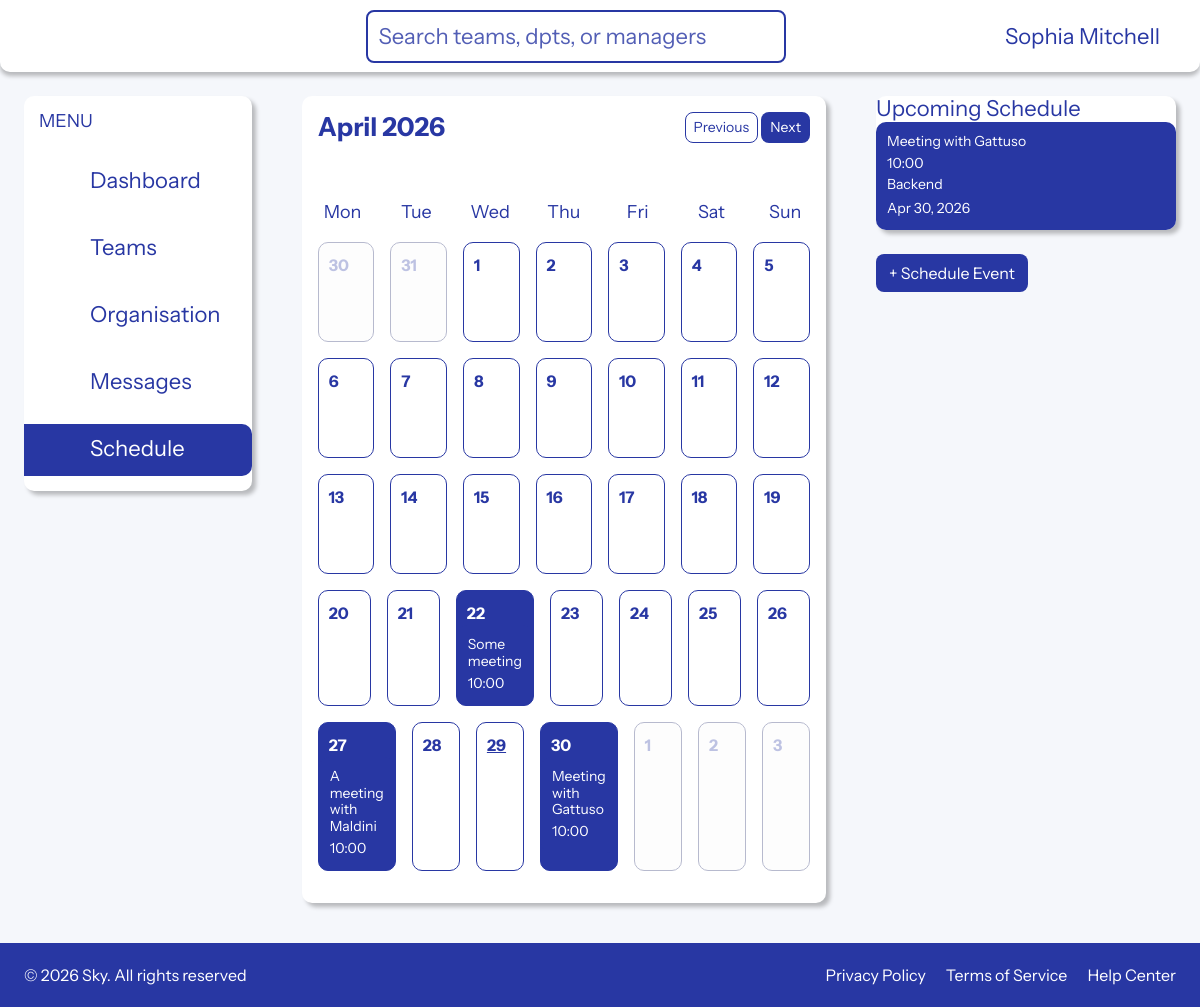
Screenshot of /schedule/ (signed in) with the database file from the repository.
### apps/teams/models.py (models this page shows, shortened)
class User(AbstractUser):
    team = models.ForeignKey(
        Team,
        on_delete=models.CASCADE,
        db_column="team_id",
        related_name="users",
        null=True,
        blank=True,
    )
    class Meta:
        db_table = "user"

class Team(models.Model):
    team_id = models.AutoField(primary_key=True)
    team_name = models.TextField(blank=True, null=True)
    team_leader = models.ForeignKey(
        "User",
        on_delete=models.SET_NULL,
        null=True,
        blank=True,
        db_column="team_leader",
        related_name="led_teams",
    )
    department = models.ForeignKey(
        Department,
        on_delete=models.CASCADE,
        db_column="department_id",
        related_name="teams",
    )
    slack_channels = models.TextField(blank=True, null=True)
    daily_standup_time = models.TextField(blank=True, null=True)
    team_wiki = models.TextField(blank=True, null=True)
    development_focus_areas = models.TextField(blank=True, null=True)
    key_skills_technologies = models.TextField(blank=True, null=True)
    downstream_dependency = models.ForeignKey(
        "self",
        on_delete=models.SET_NULL,
        null=True,
        blank=True,
        related_name="upstream_teams",
    )
    class Meta:
        db_table = "team"

### apps/team_schedule/models.py (models this page shows, shortened)
class TeamMeeting(models.Model):
    meeting_id = models.AutoField(primary_key=True)
    created_by = models.ForeignKey(
        settings.AUTH_USER_MODEL,
        on_delete=models.CASCADE,
        related_name="created_team_meetings",
    )
    team_one = models.ForeignKey(
        "teams.Team",
        on_delete=models.CASCADE,
        related_name="meetings_as_team_one",
    )
    team_two = models.ForeignKey(
        "teams.Team",
        on_delete=models.CASCADE,
        related_name="meetings_as_team_two",
    )
    title = models.CharField(max_length=200)
    meeting_date = models.DateField()
    meeting_time = models.TimeField()
    notes = models.TextField(blank=True, null=True)
    created_at = models.DateTimeField(auto_now_add=True)
    class Meta:
        db_table = "team_meeting"
        ordering = ["meeting_date", "meeting_time"]

### apps/team_schedule/views.py (the view)
# urls.py: path("", views.team_schedule, name="team-schedule"),
@login_required
def team_schedule(request):
    if not request.user.team:
        messages.error(request, "You are not assigned to a team.")
        return redirect("team-list")
    current_team = request.user.team
    today = date.today()
    year = request.GET.get("year")
    month = request.GET.get("month")
    try:
        year = int(year) if year else today.year
        month = int(month) if month else today.month
    except ValueError:
        year = today.year
        month = today.month
    cal = calendar.Calendar(firstweekday=0)
    month_days = cal.monthdatescalendar(year, month)
    meetings = TeamMeeting.objects.select_related("team_one", "team_two").filter(
        Q(team_one=current_team) | Q(team_two=current_team),
        meeting_date__year=year,
        meeting_date__month=month,
    )
    upcoming_meetings = TeamMeeting.objects.select_related("team_one", "team_two").filter(
        Q(team_one=current_team) | Q(team_two=current_team),
        meeting_date__gte=date.today()
    ).order_by('meeting_date', 'meeting_time')[:5]
    team_meetings = [
        meeting for meeting in meetings
        if meeting.team_one == current_team or meeting.team_two == current_team
    ]
    meetings_by_day = {}
    for meeting in team_meetings:
        meetings_by_day.setdefault(meeting.meeting_date, []).append(meeting)
    prev_month = month - 1
    prev_year = year
    if prev_month == 0:
        prev_month = 12
        prev_year -= 1
    next_month = month + 1
    next_year = year
    if next_month == 13:
        next_month = 1
        next_year += 1
    context = {
        "current_team": current_team,
        "month_days": month_days,
        "meetings_by_day": meetings_by_day,
        "display_month": date(year, month, 1),
        "prev_month": prev_month,
        "prev_year": prev_year,
        "next_month": next_month,
        "next_year": next_year,
        "today": today,
        "upcoming_meetings": upcoming_meetings,
    }
    return render(request, "team_schedule/calendar.html", context)

### apps/team_schedule/templatetags/team_schedule_extras.py (called while the page is built)
@register.filter
def get_item(dictionary, key):
    if dictionary is None:
        return None
    return dictionary.get(key)

### apps/team_schedule/templates/team_schedule/calendar.html (shortened to what this page needs)
{% extends "base.html" %}
{% load team_schedule_extras %}
{% load static %}
{% block extra_css %}
<link rel="stylesheet" href="{% static 'pages/css/schedule.css' %}">
{% endblock %}
{% block content %}
<div class="p-0">
    <div class="calendar-layout">
        <div class="calendar-layout-inner d-flex flex-row align-items-start">
            <div class="calendar-layout-component rounded-component-design card flex-grow-1 border-0">
                <div class="calendar-header border-0 mb-4">
                    <div class="card-body d-flex justify-content-between align-items-center">
                        <h2 class="h4 mb-0">{{ display_month|date:"F Y" }}</h2>
                        <div>
                            <a href="?month={{ prev_month }}&year={{ prev_year }}" class="btn btn-outline-primary btn-sm">Previous</a>
                            <a href="?month={{ next_month }}&year={{ next_year }}" class="btn btn-primary btn-sm">Next</a>
                        </div>
                    </div>
                </div>
                <div class="calendar-content border-0">
                    <div class="card-body">
                        <div class="days row text-center fw-semibold pb-2 mb-2">
                            <div class="col">Mon</div>
                            <div class="col">Tue</div>
                            <div class="col">Wed</div>
                            <div class="col">Thu</div>
                            <div class="col">Fri</div>
                            <div class="col">Sat</div>
                            <div class="col">Sun</div>
                        </div>
                        {% for week in month_days %}
                        <div class="row g-3 mb-3">
                            {% for day in week %}
                            <div class="cal-day col">
                                {% with day_meetings=meetings_by_day|get_item:day %}
                                <div class="cal-day_inner {% if day_meetings %} event-background {% endif %} bg-white rounded-no-shadow border rounded h-100 {% if day.month != display_month.month %}not-current-month{% endif %}" style="min-height: 100px;">
                                    <div class="cal-day_date  {% if today == day %}today{% endif %}">
                                        <strong>{{ day.day }}</strong>
                                    </div>
                                {% endwith %}
                                    {% with day_meetings=meetings_by_day|get_item:day %}
                                        {% if day_meetings %}
                                            {% for meeting in day_meetings %}
                                                {% if meeting > 1 %}
                                                <div class="event-card rounded-no-shadow mb-4">
                                                    <a href="{% url 'scheduling:meeting-detail' meeting.meeting_id %}">
                                                        <h3 class="text-white">{{ meeting.title }}</h3>
                                                        <span class="meeting-time text-white">{{ meeting.meeting_time|time:"H:i" }}</span>
                                                        <div class="small text-white">
                                                            {% if meeting.team_one == current_team %}
                                                            {{ meeting.team_two.team_name }}
                                                            {% else %}
                                                            {{ meeting.team_one.team_name }}
                                                            {% endif %}
                                                        </div>
                                                    </a>
                                                </div>
                                                {% else %}
                                                    <div class="event-card rounded-no-shadow mb-4">
                                                        <a href="{% url 'scheduling:meeting-detail' meeting.meeting_id %}">
                                                            <h3 class="text-white">{{ meeting.title }}</h3>
                                                            <span class="meeting-time text-white">{{ meeting.meeting_time|time:"H:i" }}</span>
                                                        </a>
                                                    </div>
                                                {% endif %}
                                            {% endfor %}
                                        {% endif %}
                                    {% endwith %}
                                </div>
                            </div>
                            {% endfor %}
                        </div>
                        {% endfor %}
                    </div>
                </div>
            </div>
            <div>
                <div class="calendar-upcoming-events rounded-component-design d-flex flex-column mb-4">
                    <div class="calendar-upcoming-events-inner border-0">
                        <div class="card-body">
                            <h5 class="card-title">Upcoming Schedule</h5>
                            <ul class="list-group list-group-flush">
                                {% for meeting in upcoming_meetings %}
                                    <li class="list-group-item event-card rounded-no-shadow mb-4">
                                        <a href="{% url 'scheduling:meeting-detail' meeting.meeting_id %}" class="text-decoration-none">
                                            <h3>{{ meeting.title }}</h3>
                                            <span class="meeting-time">{{ meeting.meeting_time|time:"H:i" }}</span>
                                            <div class="small">
                                                {% if meeting.team_one == current_team %}
                                                {{ meeting.team_two.team_name }}
                                                {% else %}
                                                {{ meeting.team_one.team_name }}
                                                {% endif %}
                                            </div>
                                            <span class="event_date">
                                                {{ meeting.meeting_date|date:"M d, Y" }}
                                            </span>
                                        </a>
                                    </li>
                                {% endfor %}
                            </ul>
                        </div>
                    </div>
                </div>
                <a href="{% url 'scheduling:meeting-create' %}" class="btn btn-primary">+ Schedule Event</a>
            </div>
        </div>
    </div>
</div>
{% endblock %}

### templates/header.html (shortened to what this page needs)
<header class="site-header">
    <div class="top-bar">
        <div class="header-inner">
            <div class="header-row">
                <div class="logo-section">
                    {% load svg %}
                </div>
                {% if user.is_authenticated %}
                    <div class="search-bar">
                        <form action="{% url 'team-list' %}" method="get" class="search-bar-form">
                            <input id="search" name="q" type="text" placeholder="Search teams, dpts, or managers" class="search-input">
                                {% load svg %}
                        </form>
                    </div>
                    <div class="profile-section d-flex align-items-center">
                                {% load svg %}
                        <div class="user-section pe-3">
                            {% if user.first_name and user.last_name %}
                                <span class="user-label">{{ user.first_name }} {{ user.last_name }}</span>
                            {% else %}
                                <span class="user-label">{{ user.username }}</span>
                            {% endif %}
                        </div>
                                {% load svg %}
                    </div>
                {% endif %}
            </div>
        </div>
    </div>
</header>

### apps/pages/static/pages/css/schedule.css (style rules this page uses)
.calendar-layout .calendar-layout-component { width: 100%; }
.calendar-layout .calendar-layout-inner { gap: 50px; }
.calendar-layout .calendar-layout-component .calendar-header h2 { font-size: 26px; color: #2837A3; font-weight: bold; }
.calendar-layout .calendar-layout-component .calendar-content .days .col { font-size: 18px; color: #2837A3; font-weight: 400; }
.calendar-layout .calendar-layout-component .calendar-content .row .cal-day .cal-day_inner { border-color: #2837A3 !important; }
.calendar-layout .calendar-layout-component .calendar-content .row .cal-day .cal-day_inner .cal-day_date { color: #2837A3; padding-left: 10px; padding-top: 10px; }
.calendar-layout .calendar-layout-component .calendar-content .row .cal-day .cal-day_inner .cal-day_date.today { text-decoration: underline; }
.calendar-layout .calendar-layout-component .calendar-content .row .cal-day .cal-day_inner.not-current-month { background-color: #f9fafb !important; border-color: #131D60 !important; opacity: 0.3; }
.calendar-layout .calendar-layout-component .calendar-content .row .cal-day .cal-day_inner.event-background { background-color: #2837A3 !important; }
.calendar-layout .calendar-layout-component .calendar-content .row .cal-day .cal-day_inner.event-background .cal-day_date { color: #FFFFFF; }
.calendar-upcoming-events .calendar-upcoming-events-inner .list-group .event-card, .calendar-layout .calendar-layout-component .calendar-content .row .cal-day .cal-day_inner .event-card { background-color: #2837A3; padding: 10px; border: 1px solid transparent; }
.calendar-upcoming-events .calendar-upcoming-events-inner .list-group .event-card:last-child, .calendar-layout .calendar-layout-component .calendar-content .row .cal-day .cal-day_inner .event-card:last-child { margin-bottom: 0 !important; }
.calendar-upcoming-events .calendar-upcoming-events-inner .list-group .event-card h3, .calendar-upcoming-events .calendar-upcoming-events-inner .list-group .event-card .meeting-time, .calendar-upcoming-events .calendar-upcoming-events-inner .list-group .event-card .small, .calendar-upcoming-events .calendar-upcoming-events-inner .list-group .event-card .event_date, .calendar-layout .calendar-layout-component .calendar-content .row .cal-day .cal-day_inner .event-card h3, .calendar-layout .calendar-layout-component .calendar-content .row .cal-day .cal-day_inner .event-card .meeting-time, .calendar-layout .calendar-layout-component .calendar-content .row .cal-day .cal-day_inner .event-card .small { color: #FFFFFF; font-size: 14px; font-weight: 400; }
.calendar-upcoming-events .calendar-upcoming-events-inner .list-group .event-card h3, .calendar-layout .calendar-layout-component .calendar-content .row .cal-day .cal-day_inner .event-card h3 { margin-bottom: 0; }
.calendar-upcoming-events .calendar-upcoming-events-inner .list-group .event-card a, .calendar-layout .calendar-layout-component .calendar-content .row .cal-day .cal-day_inner .event-card a { text-decoration: none; }
.calendar-layout .calendar-layout-inner .calendar-upcoming-events { min-width: 300px; height: auto; }
.calendar-layout .calendar-layout-inner .calendar-upcoming-events h5 { font-size: 22px; color: #2837A3; font-weight: 400; }

### rows the page displays
User: first_name "Sophia", last_name "Mitchell"
TeamMeeting: title "Some meeting", meeting_time "10:00"
TeamMeeting: title "A meeting with Maldini", meeting_time "10:00"
TeamMeeting: title "Meeting with Gattuso", meeting_time "10:00", team_two.team_name "Backend", meeting_date "Apr 30, 2026"

### other values shown
{{ display_month|date:"F Y" }} "April 2026"
{{ day.day }} "30" "31" "1" "2" "3" "4" "5" "6" "7" "8" "9" "10" "11" "12" "13" "14" "15" "16" "17" "18" "19" "20" "21" "22" "23" "24" "25" "26" "27" "28" "29" "30" "1" "2" "3"
